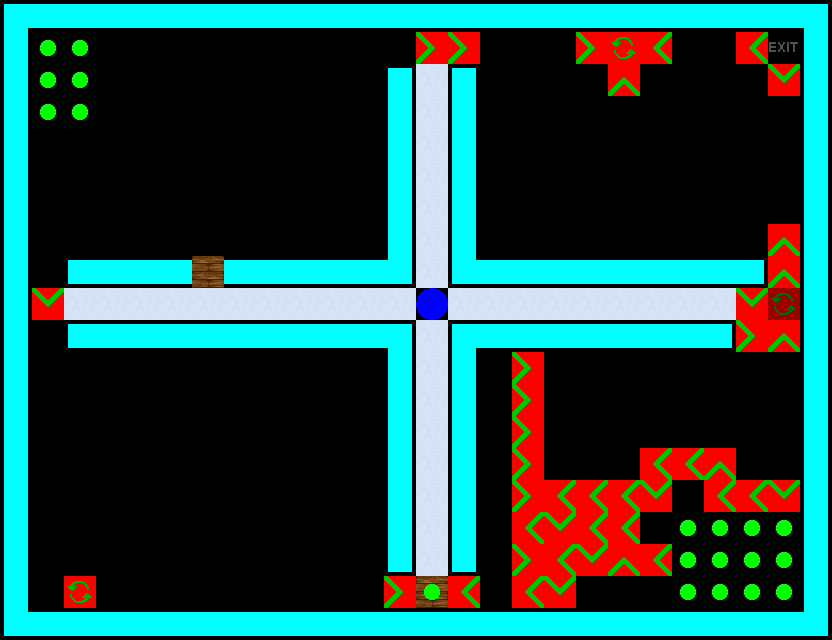

Tiled map render using the project's own tile images. Description and the whole map definition, tile-layer contents included, below:
An orthogonal 26x20 tile map with 32x32 px tiles, 4 tile layers (Layer 0, Layer 1, Layer 2, Layer 3), 5 tilesets.

<map version="1.0" orientation="orthogonal" renderorder="right-down" width="26" height="20" tilewidth="32" tileheight="32" nextobjectid="1">
 <properties>
  <property name="Description" value="Its the slider's cross! Can you beat it?" />
  <property name="Title" value="Level 8" />
 </properties>
 <tileset firstgid="1" name="Walls" tilewidth="32" tileheight="32">
  <image source="walls.png" width="352" height="224" />
 </tileset>
 <tileset firstgid="78" name="Layer0" tilewidth="32" tileheight="32">
  <image source="Layer0.png" width="256" height="64" />
 </tileset>
 <tileset firstgid="94" name="Layer1" tilewidth="32" tileheight="32">
  <image source="Layer1.png" width="256" height="32" />
 </tileset>
 <tileset firstgid="102" name="Layer2" tilewidth="32" tileheight="32">
  <image source="Layer2.png" width="256" height="32" />
 </tileset>
 <tileset firstgid="110" name="Layer3" tilewidth="32" tileheight="32">
  <image source="Layer3.png" width="256" height="32" />
 </tileset>
 <layer name="Layer 0" width="26" height="20">
  <data encoding="csv">
5,35,35,35,35,35,35,35,35,35,35,35,35,35,35,35,35,35,35,35,35,35,35,35,35,7,
15,0,0,0,0,0,0,0,0,0,0,0,0,89,89,0,0,0,0,0,0,0,0,0,78,15,
15,0,0,0,0,0,0,0,0,0,0,0,4,80,4,0,0,0,0,0,0,0,0,0,0,15,
15,0,0,0,0,0,0,0,0,0,0,0,15,80,15,0,0,0,0,0,0,0,0,0,0,15,
15,0,0,0,0,0,0,0,0,0,0,0,15,80,15,0,0,0,0,0,0,0,0,0,0,15,
15,0,0,0,0,0,0,0,0,0,0,0,15,80,15,0,0,0,0,0,0,0,0,0,0,15,
15,0,0,0,0,0,0,0,0,0,0,0,15,80,15,0,0,0,0,0,0,0,0,0,0,15,
15,0,0,0,0,0,0,0,0,0,0,0,15,80,15,0,0,0,0,0,0,0,0,0,86,15,
15,0,34,35,35,35,35,35,35,35,35,35,29,80,27,35,35,35,35,35,35,35,35,36,86,15,
15,87,80,80,80,80,80,80,80,80,80,80,80,0,80,80,80,80,80,80,80,80,80,87,90,15,
15,0,34,35,35,35,35,35,35,35,35,35,7,80,5,35,35,35,35,35,35,35,36,89,86,15,
15,0,0,0,0,0,0,0,0,0,0,0,15,80,15,0,89,0,0,0,0,0,0,0,0,15,
15,0,0,0,0,0,0,0,0,0,0,0,15,80,15,0,89,0,0,0,0,0,0,0,0,15,
15,0,0,0,0,0,0,0,0,0,0,0,15,80,15,0,89,0,0,0,0,0,0,0,0,15,
15,0,0,0,0,0,0,0,0,0,0,0,15,80,15,0,89,0,0,0,88,88,86,0,0,15,
15,0,0,0,0,0,0,0,0,0,0,0,15,80,15,0,89,88,88,88,87,0,88,88,87,15,
15,0,0,0,0,0,0,0,0,0,0,0,15,80,15,0,88,87,88,88,0,0,0,0,0,15,
15,0,0,0,0,0,0,0,0,0,0,0,26,80,26,0,89,88,87,86,88,0,0,0,0,15,
15,0,91,0,0,0,0,0,0,0,0,0,89,81,88,0,88,87,0,0,0,0,0,0,0,15,
27,35,35,35,35,35,35,35,35,35,35,35,35,35,35,35,35,35,35,35,35,35,35,35,35,29
</data>
 </layer>
 <layer name="Layer 1" width="26" height="20">
  <data encoding="csv">
0,0,0,0,0,0,0,0,0,0,0,0,0,0,0,0,0,0,0,0,0,0,0,0,0,0,
0,0,0,0,0,0,0,0,0,0,0,0,0,0,0,0,0,0,0,0,0,0,0,0,0,0,
0,0,0,0,0,0,0,0,0,0,0,0,0,0,0,0,0,0,0,0,0,0,0,0,0,0,
0,0,0,0,0,0,0,0,0,0,0,0,0,0,0,0,0,0,0,0,0,0,0,0,0,0,
0,0,0,0,0,0,0,0,0,0,0,0,0,0,0,0,0,0,0,0,0,0,0,0,0,0,
0,0,0,0,0,0,0,0,0,0,0,0,0,0,0,0,0,0,0,0,0,0,0,0,0,0,
0,0,0,0,0,0,0,0,0,0,0,0,0,0,0,0,0,0,0,0,0,0,0,0,0,0,
0,0,0,0,0,0,0,0,0,0,0,0,0,0,0,0,0,0,0,0,0,0,0,0,0,0,
0,0,0,0,0,0,94,0,0,0,0,0,0,0,0,0,0,0,0,0,0,0,0,0,0,0,
0,0,0,0,0,0,0,0,0,0,0,0,0,0,0,0,0,0,0,0,0,0,0,0,0,0,
0,0,0,0,0,0,0,0,0,0,0,0,0,0,0,0,0,0,0,0,0,0,0,0,0,0,
0,0,0,0,0,0,0,0,0,0,0,0,0,0,0,0,0,0,0,0,0,0,0,0,0,0,
0,0,0,0,0,0,0,0,0,0,0,0,0,0,0,0,0,0,0,0,0,0,0,0,0,0,
0,0,0,0,0,0,0,0,0,0,0,0,0,0,0,0,0,0,0,0,0,0,0,0,0,0,
0,0,0,0,0,0,0,0,0,0,0,0,0,0,0,0,0,0,0,0,0,0,0,0,0,0,
0,0,0,0,0,0,0,0,0,0,0,0,0,0,0,0,0,0,0,0,0,0,0,0,0,0,
0,0,0,0,0,0,0,0,0,0,0,0,0,0,0,0,0,0,0,0,0,0,0,0,0,0,
0,0,0,0,0,0,0,0,0,0,0,0,0,0,0,0,0,0,0,0,0,0,0,0,0,0,
0,0,0,0,0,0,0,0,0,0,0,0,0,94,0,0,0,0,0,0,0,0,0,0,0,0,
0,0,0,0,0,0,0,0,0,0,0,0,0,0,0,0,0,0,0,0,0,0,0,0,0,0
</data>
 </layer>
 <layer name="Layer 2" width="26" height="20">
  <data encoding="csv">
0,0,0,0,0,0,0,0,0,0,0,0,0,0,0,0,0,0,0,0,0,0,0,0,0,0,
0,0,0,0,0,0,0,0,0,0,0,0,0,0,0,0,0,0,0,0,0,0,0,0,0,0,
0,0,0,0,0,0,0,0,0,0,0,0,0,0,0,0,0,0,0,0,0,0,0,0,0,0,
0,0,0,0,0,0,0,0,0,0,0,0,0,0,0,0,0,0,0,0,0,0,0,0,0,0,
0,0,0,0,0,0,0,0,0,0,0,0,0,0,0,0,0,0,0,0,0,0,0,0,0,0,
0,0,0,0,0,0,0,0,0,0,0,0,0,0,0,0,0,0,0,0,0,0,0,0,0,0,
0,0,0,0,0,0,0,0,0,0,0,0,0,0,0,0,0,0,0,0,0,0,0,0,0,0,
0,0,0,0,0,0,0,0,0,0,0,0,0,0,0,0,0,0,0,0,0,0,0,0,0,0,
0,0,0,0,0,0,0,0,0,0,0,0,0,0,0,0,0,0,0,0,0,0,0,0,0,0,
0,0,0,0,0,0,0,0,0,0,0,0,0,0,0,0,0,0,0,0,0,0,0,0,0,0,
0,0,0,0,0,0,0,0,0,0,0,0,0,0,0,0,0,0,0,0,0,0,0,0,0,0,
0,0,0,0,0,0,0,0,0,0,0,0,0,0,0,0,0,0,0,0,0,0,0,0,0,0,
0,0,0,0,0,0,0,0,0,0,0,0,0,0,0,0,0,0,0,0,0,0,0,0,0,0,
0,0,0,0,0,0,0,0,0,0,0,0,0,0,0,0,0,0,0,0,0,0,0,0,0,0,
0,0,0,0,0,0,0,0,0,0,0,0,0,0,0,0,0,0,0,0,0,0,0,0,0,0,
0,0,0,0,0,0,0,0,0,0,0,0,0,0,0,0,0,0,0,0,0,0,0,0,0,0,
0,0,0,0,0,0,0,0,0,0,0,0,0,0,0,0,0,0,0,0,0,0,0,0,0,0,
0,0,0,0,0,0,0,0,0,0,0,0,0,0,0,0,0,0,0,0,0,0,0,0,0,0,
0,0,0,0,0,0,0,0,0,0,0,0,0,0,0,0,0,0,0,0,0,0,0,0,0,0,
0,0,0,0,0,0,0,0,0,0,0,0,0,0,0,0,0,0,0,0,0,0,0,0,0,0
</data>
 </layer>
 <layer name="Layer 3" width="26" height="20">
  <data encoding="csv">
0,0,0,0,0,0,0,0,0,0,0,0,0,0,0,0,0,0,0,0,0,0,0,0,0,0,
0,111,111,0,0,0,0,0,0,0,0,0,0,0,0,0,0,0,89,91,88,0,0,88,0,0,
0,111,111,0,0,0,0,0,0,0,0,0,0,0,0,0,0,0,0,86,0,0,0,0,87,0,
0,111,111,0,0,0,0,0,0,0,0,0,0,0,0,0,0,0,0,0,0,0,0,0,0,0,
0,0,0,0,0,0,0,0,0,0,0,0,0,0,0,0,0,0,0,0,0,0,0,0,0,0,
0,0,0,0,0,0,0,0,0,0,0,0,0,0,0,0,0,0,0,0,0,0,0,0,0,0,
0,0,0,0,0,0,0,0,0,0,0,0,0,0,0,0,0,0,0,0,0,0,0,0,0,0,
0,0,0,0,0,0,0,0,0,0,0,0,0,0,0,0,0,0,0,0,0,0,0,0,0,0,
0,0,0,0,0,0,0,0,0,0,0,0,0,0,0,0,0,0,0,0,0,0,0,0,0,0,
0,0,0,0,0,0,0,0,0,0,0,0,0,110,0,0,0,0,0,0,0,0,0,0,0,0,
0,0,0,0,0,0,0,0,0,0,0,0,0,0,0,0,0,0,0,0,0,0,0,0,0,0,
0,0,0,0,0,0,0,0,0,0,0,0,0,0,0,0,0,0,0,0,0,0,0,0,0,0,
0,0,0,0,0,0,0,0,0,0,0,0,0,0,0,0,0,0,0,0,0,0,0,0,0,0,
0,0,0,0,0,0,0,0,0,0,0,0,0,0,0,0,0,0,0,0,0,0,0,0,0,0,
0,0,0,0,0,0,0,0,0,0,0,0,0,0,0,0,0,0,0,0,0,0,0,0,0,0,
0,0,0,0,0,0,0,0,0,0,0,0,0,0,0,0,0,0,0,0,0,0,0,0,0,0,
0,0,0,0,0,0,0,0,0,0,0,0,0,0,0,0,0,0,0,0,0,111,111,111,111,0,
0,0,0,0,0,0,0,0,0,0,0,0,0,0,0,0,0,0,0,0,0,111,111,111,111,0,
0,0,0,0,0,0,0,0,0,0,0,0,0,111,0,0,0,0,0,0,0,111,111,111,111,0,
0,0,0,0,0,0,0,0,0,0,0,0,0,0,0,0,0,0,0,0,0,0,0,0,0,0
</data>
 </layer>
</map>
